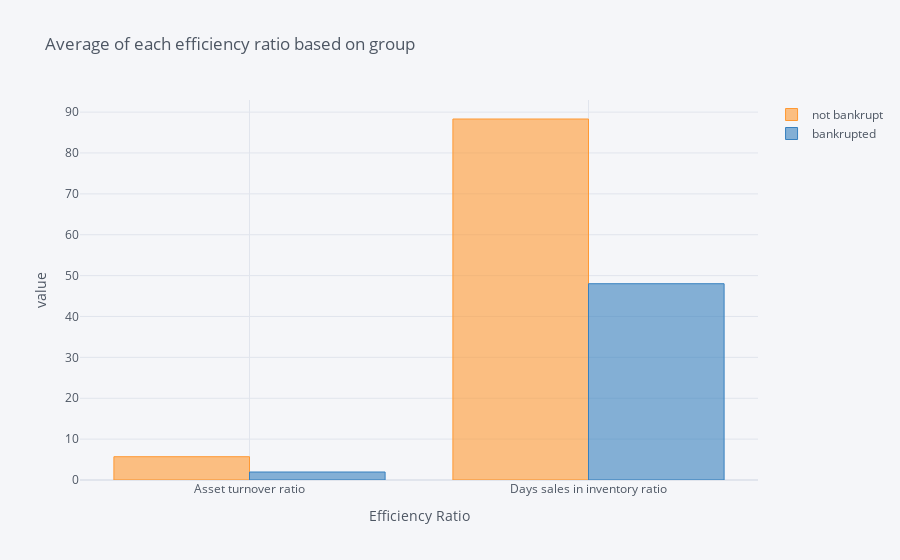

Notebook cell for this chart:
### Markdown cell above
$$ Debt\,ratio = \frac{Total\,Liability}{Total\,Asset}$$

$$ Long-Term\,Debt = \frac{Long-Term\,Debt}{Equity}$$
For this ratio, the group of bankrupted companies have the higher level of leverage in comparison to the group of not-bankrupted company. This indicates that for the companies that will be bankrupt in 5 years, either long-term liability or total liability is much higher than the companies in other group. The leverage ratio is under 0.5 for companies that still operate, while it is over 2 with debt ratio for bankrupted companies.
### Mean of efficiency ratio

### Code cell
a = df.groupby("status").mean().iloc[:,5:7].T.rename({0:"not bankrupt", 1:'bankrupted'}, axis=1)
a.iplot(kind='bar', title = "Average of each efficiency ratio based on group",
       xTitle = 'Efficiency Ratio', yTitle="value")

### Figure 1 — Plotly figure (JSON) as saved in the notebook; plotly's stock layout.template omitted (floating-point values rounded to 4 significant figures)
{"data": [{"marker": {"color": "rgba(255, 153, 51, 0.6)", "line": {"color": "rgba(255, 153, 51, 1.0)", "width": 1}}, "name": "not bankrupt", "orientation": "v", "text": "", "type": "bar", "x": ["Asset turnover ratio", "Days sales in inventory ratio"], "y": [5.697, 88.31]}, {"marker": {"color": "rgba(55, 128, 191, 0.6)", "line": {"color": "rgba(55, 128, 191, 1.0)", "width": 1}}, "name": "bankrupted", "orientation": "v", "text": "", "type": "bar", "x": ["Asset turnover ratio", "Days sales in inventory ratio"], "y": [1.958, 48.01]}], "layout": {"legend": {"bgcolor": "#F5F6F9", "font": {"color": "#4D5663"}}, "paper_bgcolor": "#F5F6F9", "plot_bgcolor": "#F5F6F9", "title": {"font": {"color": "#4D5663"}, "text": "Average of each efficiency ratio based on group"}, "xaxis": {"gridcolor": "#E1E5ED", "showgrid": true, "tickfont": {"color": "#4D5663"}, "title": {"font": {"color": "#4D5663"}, "text": "Efficiency Ratio"}, "zerolinecolor": "#E1E5ED"}, "yaxis": {"gridcolor": "#E1E5ED", "showgrid": true, "tickfont": {"color": "#4D5663"}, "title": {"font": {"color": "#4D5663"}, "text": "value"}, "zerolinecolor": "#E1E5ED"}}}
